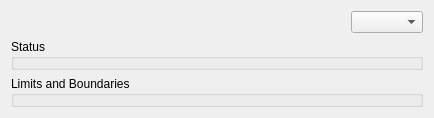
<?xml version="1.0" encoding="UTF-8"?>
<ui version="4.0">
 <class>Form</class>
 <widget class="QWidget" name="Form">
  <property name="geometry">
   <rect>
    <x>0</x>
    <y>0</y>
    <width>434</width>
    <height>106</height>
   </rect>
  </property>
  <property name="windowTitle">
   <string>Form</string>
  </property>
  <layout class="QVBoxLayout" name="topLayout">
   <item>
    <layout class="QHBoxLayout" name="horizontalLayout">
     <item>
      <spacer name="horizontalSpacer">
       <property name="orientation">
        <enum>Qt::Horizontal</enum>
       </property>
       <property name="sizeHint" stdset="0">
        <size>
         <width>40</width>
         <height>20</height>
        </size>
       </property>
      </spacer>
     </item>
     <item>
      <widget class="QComboBox" name="usersCombo"/>
     </item>
    </layout>
   </item>
   <item>
    <widget class="QGroupBox" name="statusGroupBox">
     <property name="title">
      <string>Status</string>
     </property>
    </widget>
   </item>
   <item>
    <widget class="QGroupBox" name="limitsGroupBox">
     <property name="title">
      <string>Limits and Boundaries</string>
     </property>
    </widget>
   </item>
   <item>
    <spacer name="verticalSpacer">
     <property name="orientation">
      <enum>Qt::Vertical</enum>
     </property>
     <property name="sizeHint" stdset="0">
      <size>
       <width>20</width>
       <height>40</height>
      </size>
     </property>
    </spacer>
   </item>
  </layout>
 </widget>
 <resources/>
 <connections/>
</ui>
